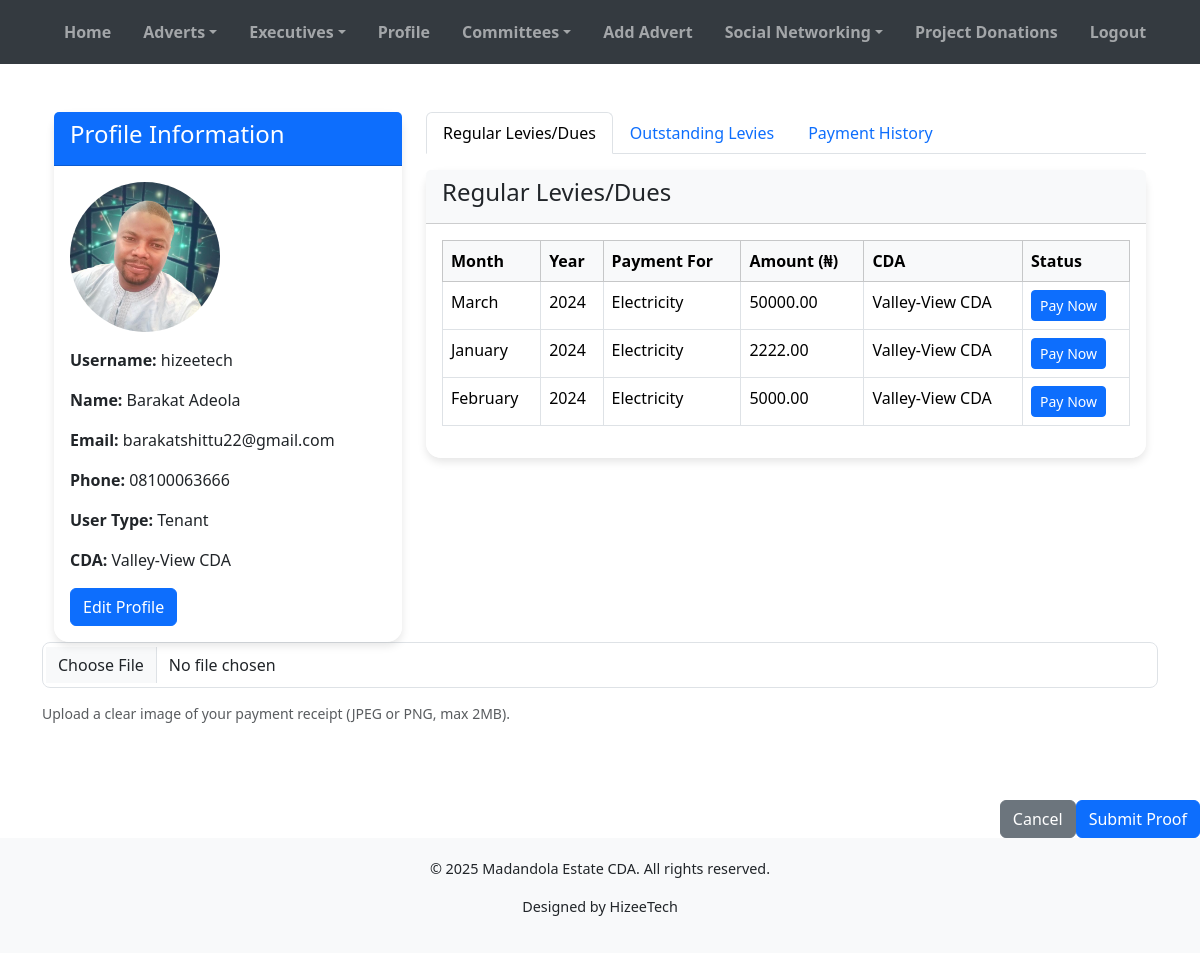
Page /profile/ (signed in) on the earlier database version.
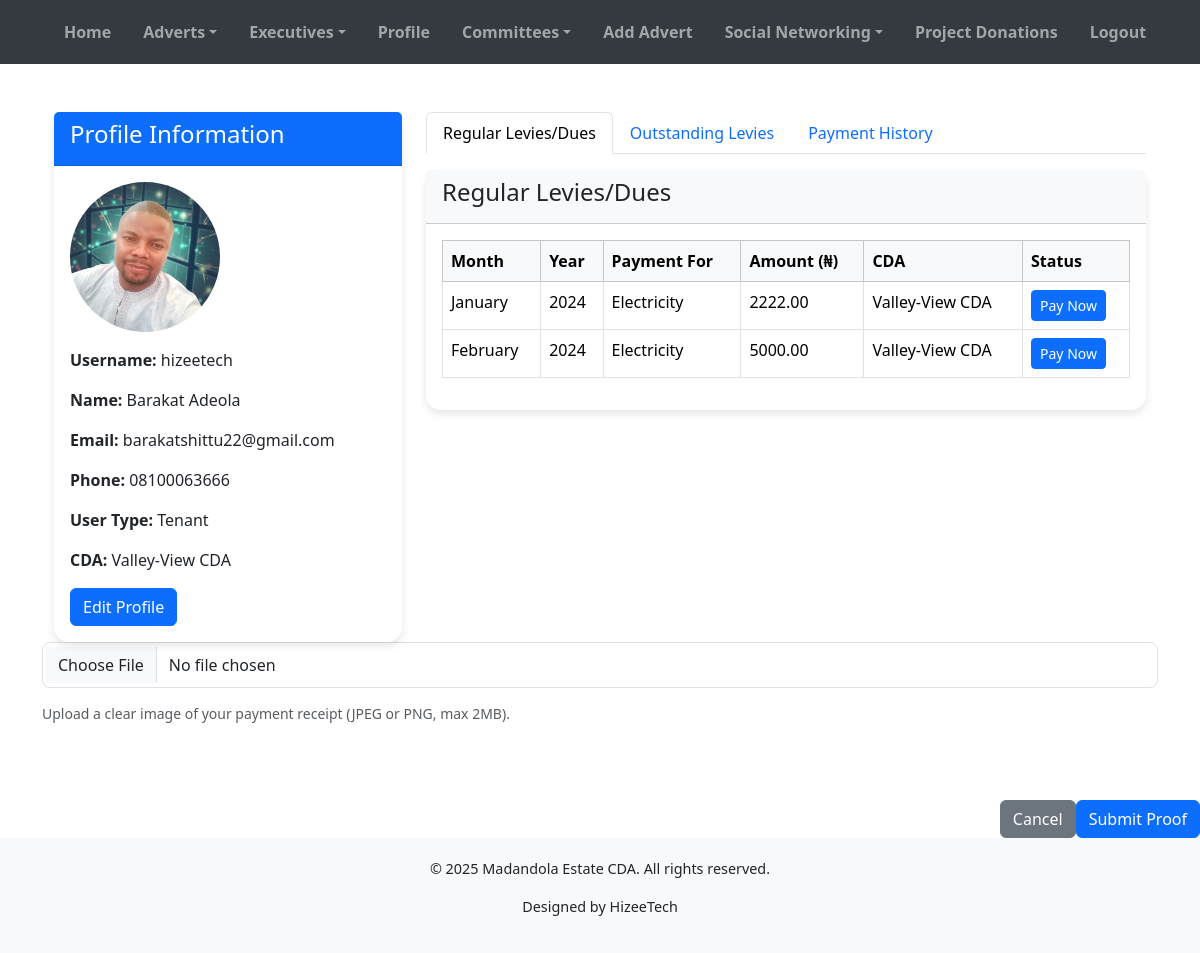
Same page on the later database version.
### cda_app/models.py (models this page shows, shortened)
class RegularLevy(models.Model):
    MONTH_CHOICES = [
        ('January', _('January')),
        ('February', _('February')),
        ('March', _('March')),
        ('April', _('April')),
        ('May', _('May')),
        ('June', _('June')),
        ('July', _('July')),
        ('August', _('August')),
        ('September', _('September')),
        ('October', _('October')),
        ('November', _('November')),
        ('December', _('December')),
    ]
    PAYMENT_FOR_CHOICES = [
        ('Electricity', _('Electricity')),
        ('Security', _('Security')),
        ('Development Levies', _('Development Levies')),
        ('Sanitations', _('Sanitations')),
        ('Others', _('Others')),
    ]
    STATUS_CHOICES = [
        ('unpaid', _('Unpaid')),
        ('pending', _('Pending')),
        ('paid', _('Paid')),
        ('rejected', _('Rejected')),
    ]
    user = models.ForeignKey(
        settings.AUTH_USER_MODEL,
        on_delete=models.CASCADE,
        verbose_name=_('User'),
        related_name='levies'
    )
    month = models.CharField(
        _('Month'),
        max_length=20,
        choices=MONTH_CHOICES,
        help_text=_('Select the month for this levy')
    )
    year = models.PositiveIntegerField(
        _('Year'),
        help_text=_('Enter the year for this levy')
    )
    payment_for = models.CharField(
        _('Payment For'),
        max_length=50,
        choices=PAYMENT_FOR_CHOICES,
        help_text=_('Select the purpose of this payment')
    )
    amount = models.DecimalField(
        _('Amount'),
        max_digits=10,
        decimal_places=2,
        help_text=_('Enter the amount to be paid')
    )
    cda = models.CharField(
        _('CDA'),
        max_length=100,
        help_text=_('Community Development Association')
    )
    status = models.CharField(
        _('Status'),
        max_length=20,
        choices=STATUS_CHOICES,
        default='unpaid',
        help_text=_('Current payment status')
    )
    proof_of_payment = models.ImageField(
        _('Proof of Payment'),
        upload_to='payment_proofs/',
        null=True,
        blank=True,
        help_text=_('Upload proof of payment'),
        validators=[FileExtensionValidator(allowed_extensions=['jpg', 'jpeg', 'png', 'webp'])]
    )
    created_at = models.DateTimeField(auto_now_add=True, editable=False)
    updated_at = models.DateTimeField(auto_now=True)
    class Meta:
        verbose_name = _('Regular Levy')
        verbose_name_plural = _('Regular Levies')
        ordering = ['-year', '-month']
        constraints = [
            models.UniqueConstraint(
                fields=['user', 'month', 'year', 'payment_for'],
                name='unique_user_levy_per_month'
            )
        ]

### cda_app/views.py (the view)
# urls.py: path('profile/', views.profile, name='profile'),
@login_required
def profile(request):
    regular_levies = RegularLevy.objects.filter(
        user=request.user,
        status__in=['unpaid', 'pending', 'rejected']
    ).order_by('-year', '-month')
    payment_history = RegularLevy.objects.filter(
        user=request.user,
        status='paid'
    ).order_by('-updated_at')
    three_months_ago = timezone.now() - timedelta(days=90)
    outstanding = RegularLevy.objects.filter(
        user=request.user,
        status__in=['unpaid', 'pending', 'rejected'],
        created_at__lte=three_months_ago
    )
    outstanding_levies = {}
    for category in dict(RegularLevy.PAYMENT_FOR_CHOICES).keys():
        category_levies = outstanding.filter(payment_for=category)
        if category_levies.exists():
            total_amount = category_levies.aggregate(Sum('amount'))['amount__sum']
            outstanding_levies[category] = {
                'total_amount': total_amount,
                'count': category_levies.count()
            }
    return render(request, 'profile.html', {
        'user': request.user,
        'regular_levies': regular_levies,
        'payment_history': payment_history,
        'outstanding_levies': outstanding_levies
    })

### cda_app/context_processors.py (called while the page is built)
def committees(request):
    return {'committees': Committee.objects.all()}

def admin_counts(request):
    if request.user.is_authenticated and request.user.is_staff:
        return {
            'pending_users_count': User.objects.filter(is_active=False).count(),
            'pending_adverts_count': AdvertItem.objects.filter(is_approved=False).count(),
            'total_users_count': User.objects.count(),
        }
    return {}

### templates/profile.html (shortened to what the changed rows need)
{% extends 'base.html' %} {% block title %}My Profile{% endblock %} {% block content %}
<div class="container mt-4">
    <div class="row">
        <div class="col-md-8">
            <div class="tab-content" id="profileTabsContent">
                <div class="tab-pane fade show active" id="regular-levies" role="tabpanel">
                    <div class="card mt-3">
                        <div class="card-body">
                            {% if regular_levies %}
                            <div class="table-responsive">
                                <table class="table table-bordered table-hover">
                                    <thead class="table-light">
                                        <tr>
                                            <th>Month</th>
                                            <th>Year</th>
                                            <th>Payment For</th>
                                            <th>Amount (₦)</th>
                                            <th>CDA</th>
                                            <th>Status</th>
                                        </tr>
                                    </thead>
                                    <tbody>
                                        {% for levy in regular_levies %}
                                        <tr>
                                            <td>{{ levy.get_month_display }}</td>
                                            <td>{{ levy.year }}</td>
                                            <td>{{ levy.get_payment_for_display }}</td>
                                            <td>{{ levy.amount }}</td>
                                            <td>{{ levy.cda }}</td>
                                            <td>
                                                {% if levy.status == 'unpaid' or levy.status == 'rejected' %}
                                                <a href="{% url 'upload_regular_levy_proof' levy.id %}" class="btn btn-primary btn-sm">
                                                     Pay Now
                                                 </a> {% elif levy.status == 'pending' %}
                                                <button class="btn btn-warning btn-sm" disabled>
                                                    Pending
                                                </button> {% elif levy.status == 'paid' %}
                                                <button class="btn btn-success btn-sm" disabled>
                                                    Paid
                                                </button> {% endif %}
                                            </td>
                                        </tr>
                                        {% endfor %}
                                    </tbody>
                                </table>
                            </div>
                            {% else %}
                            <div class="alert alert-info">No regular levies found.</div>
                            {% endif %}
                        </div>
                    </div>
                </div>
            </div>
        </div>
    </div>
</div>
                    </div>
                </div>
{% endblock %}

Differences in the rows shown:
no longer on this page (row edited): RegularLevy: month "March", year "2024", payment_for "Electricity", amount "50000.00", cda "Valley-View CDA", status "Pay Now"
